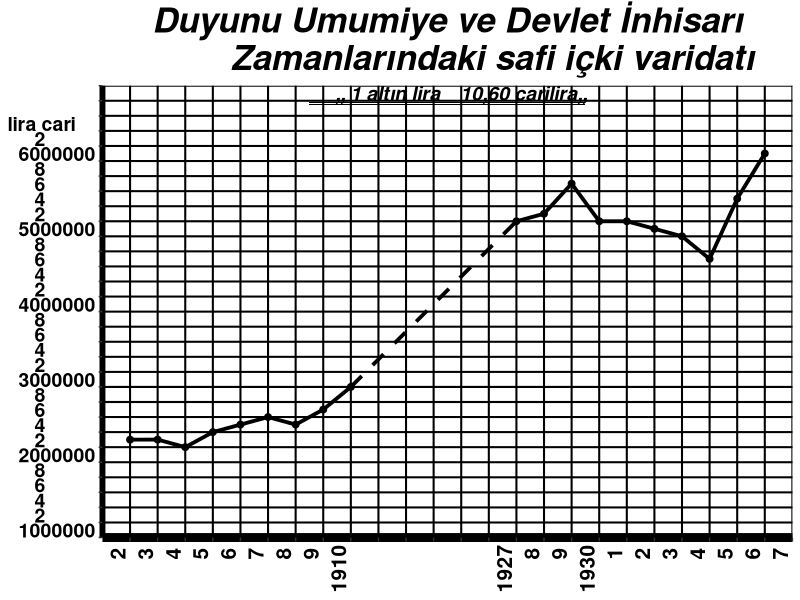

This figure's R source:
Sys.setlocale(locale = "Turkish")
library(ggplot2)
tarih <- seq(1902,1925)
miktar <- c(2300000,2300500,2200000,2400000,2500000,2600000,2500000,2700000,3000000,NA,NA,NA,NA,NA,5200000,5300000,5700000,5200000,5200000,5100000,5000000,4700000,5500000,6100000)
tarih2 <- c(1910,1916)
miktar2 <- c(3000000,5200000)
duyunu <- data.frame(tarih,miktar,tarih2,miktar2)
ggplot(duyunu, aes(tarih)) +
  geom_line(aes(y=miktar), size=1.3) + geom_point(aes(y=miktar), size=2) +
  geom_line(aes(x=tarih2, y=miktar2), linetype="dashed",size=1.3)+
  labs(title = "Duyunu Umumiye ve Devlet İnhisarı
         Zamanlarındaki safi içki varidatı") +
  theme_classic() +
  theme(panel.grid.major = element_line(colour = "black", size = 0.7)) +
  theme(plot.title = element_text(hjust = 0.5, size = 25, face = "bold.italic")) +
  theme(axis.title = element_blank())  +
  theme(axis.text.x = element_text(size=15, face="bold", vjust = -0.3, angle = 90, colour = "black")) +
  theme(axis.text.y = element_text(size=14, face="bold", vjust = 0, colour = "black")) +
  theme(axis.line.x = element_line(size = 3)) +
  theme(axis.line.y = element_line(size = 2)) +
  scale_x_continuous(
    limits = c(1901,1926),
    breaks = seq(1902,1926),
    labels = c("     2","     3","     4","     5","     6","     7","     8","     9","1910"," "," "," "," "," ",
               "1927","     8","     9","1930","     1","     2","     3","     4","     5","     6","     7"),
    expand = c(0,0)
  ) + 
  scale_y_continuous(
    limits = c(1000000,7000000),
    breaks = seq(1000000,7000000, by=200000),
    labels = c("1000000","2          ","4          ","6          ","8          ","2000000","2          ","4          ","6          ",
               "8          ","3000000","2          ","4          ","6          ","8          ","4000000","2          ","4          ",
               "6          ","8          ","5000000","2          ","4          ","6          ","8          ","6000000","2          ",
               "lira cari    "," "," "," "),
    expand = c(0,0)
  ) +
  annotate(geom="text", x=1914,y=6900000,label= " ,, 1 altın lira    10,60 carilira,, ", size= 5, fontface="bold.italic") +
  annotate(geom="rect", xmin = 1908.5, xmax = 1918.5, ymin = 6775000, ymax = 6790000, fill = "black" ) +
  annotate(geom="rect", xmin = 1908.5, xmax = 1918.5, ymin = 6745000, ymax = 6760000, fill = "black" ) 
